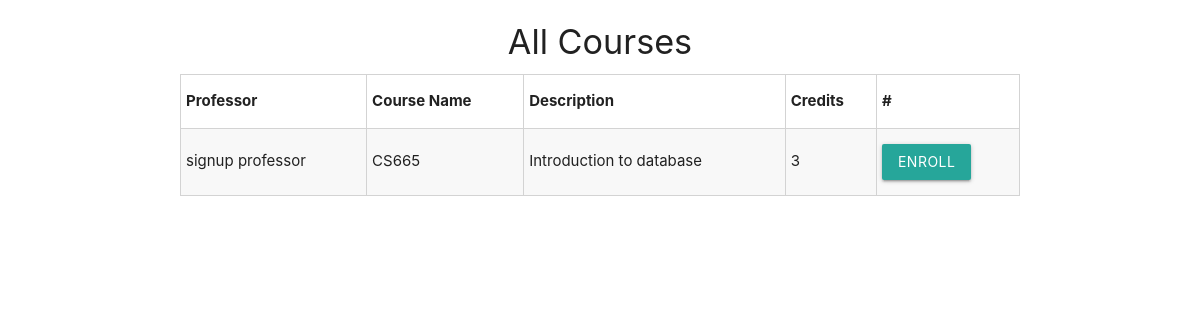
Page /courses/ on the committed database.
### app/models.py (models this page shows, shortened)
class Course(models.Model):
    course_name = models.CharField(max_length=100)
    description = models.TextField()
    credits = models.IntegerField()
    professor = models.ForeignKey(Professor, on_delete=models.CASCADE)

class Professor(models.Model):
    last_name = models.CharField(max_length=100)
    first_name = models.CharField(max_length=100)
    email = models.EmailField(unique=True)
    department = models.CharField(max_length=100)

### app/views.py (the view)
# urls.py: path('courses/', courses_list, name='courses_list'),
def courses_list(request):
    courses = Course.objects.all()
    return render(request, 'courses_list.html', {'courses': courses})

### app/templates/courses_list.html (shortened to what this page needs)
<!DOCTYPE html>
<html lang="en">
<head>
    <link rel="stylesheet" href="https://cdnjs.cloudflare.com/ajax/libs/materialize/1.0.0/css/materialize.min.css">
</head>
<body>
    <div class="container">
        <h4 class="center">All Courses</h4>
        <table class="striped">
            <thead>
                <tr>
                    <th>Professor</th>
                    <th>Course Name</th>
                    <th>Description</th>
                    <th>Credits</th>
                    <th>#</th>
                </tr>
            </thead>
            <tbody>
                {% for course in courses %}
                <tr>
                    <td>{{ course.professor.first_name }} {{ course.professor.last_name }}</td>
                    <td>{{ course.course_name }}</td>
                    <td>{{ course.description }}</td>
                    <td>{{ course.credits }}</td>
                    <td>
                        <form method="post" action="{% url 'enroll_course' course.id %}">
                            <button type="submit" class="btn">Enroll</button>
                        </form>
                    </td>
                </tr>
                {% endfor %}
            </tbody>
        </table>
    </div>
</body>
</html>

### app/templates/courses_list.html (style rules this page uses)
td,th { border:1px solid lightgrey; }

### rows in the picture
Course: professor.first_name "signup", professor.last_name "professor", course_name "CS665", description "Introduction to database", credits "3"
